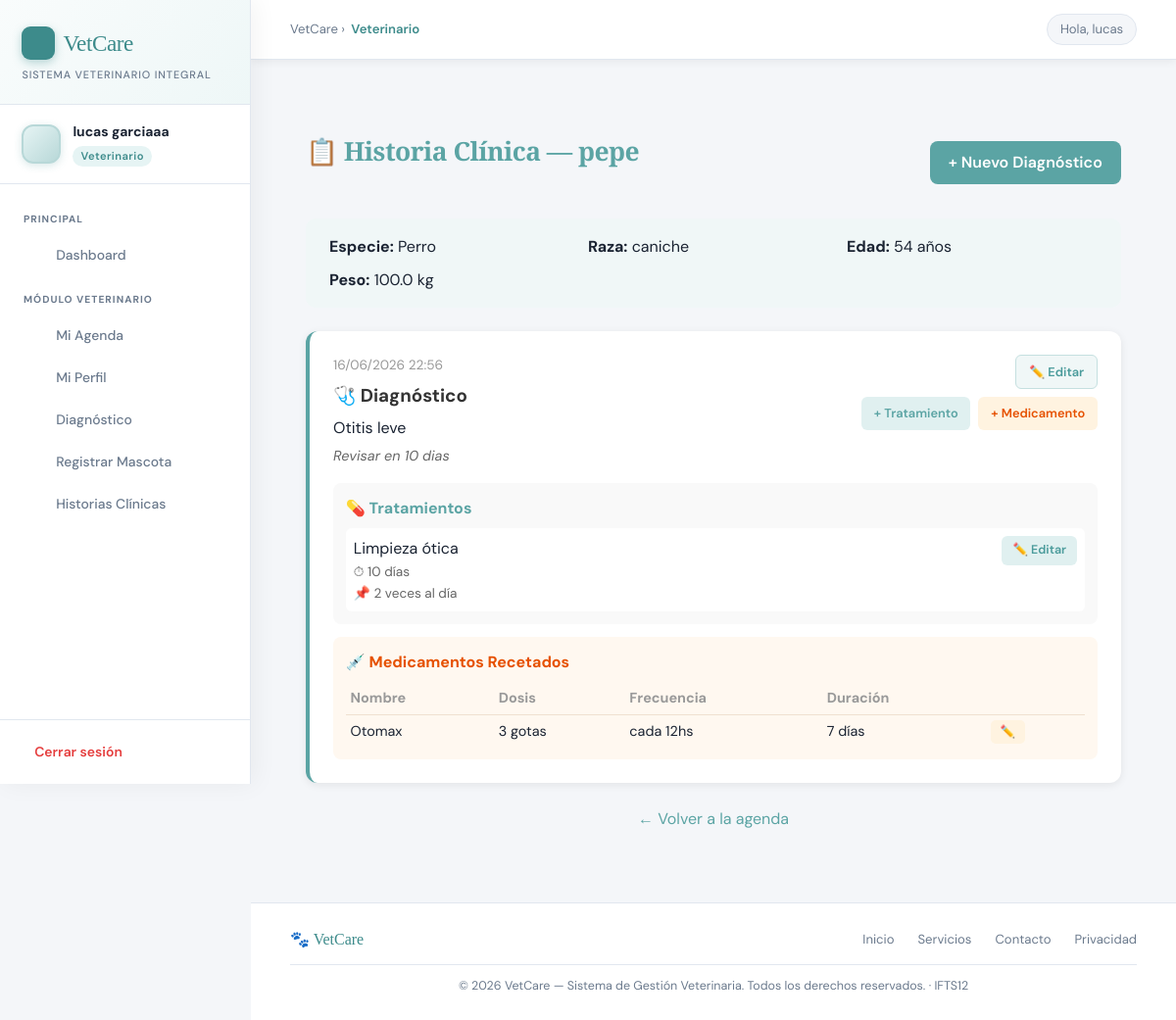
The app's page /veterinario/historia-clinica/1 (signed in) with its own data.
### app/models/usuario.py (models this page shows, shortened)
class Usuario(db.Model, UserMixin):
    id = db.Column(db.Integer, primary_key=True)
    nombre = db.Column(db.String(100), nullable=False)
    apellido = db.Column(db.String(100), nullable=False)
    dni = db.Column(db.String(20), unique=True, nullable=False)
    telefono = db.Column(db.String(20), nullable=False)
    correo = db.Column(db.String(150), unique=True, nullable=False)
    password_hash = db.Column(db.String(200), nullable=False)
    rol = db.Column(db.String(20), nullable=False)
    activo = db.Column(db.Boolean, default=True)

### app/models/mascota.py (models this page shows)
class Mascota (db.Model):
    id = db.Column(db.Integer, primary_key=True)
    nombre = db.Column(db.String(100), nullable = False)
    especie = db.Column(db.String(50), nullable = False)
    raza = db.Column(db.String(50), nullable = False)
    edad = db.Column(db.Integer, nullable = False)
    peso = db.Column(db.Float, nullable = False)
    dueno_id = db.Column(db.Integer, db.ForeignKey('usuario.id'), nullable = True)

### app/models/historia_clinica.py (models this page shows)
class Diagnostico(db.Model):
    __tablename__ = 'diagnostico'
    id = db.Column(db.Integer, primary_key=True)
    mascota_id = db.Column(db.Integer, db.ForeignKey('mascota.id'), nullable=False)
    veterinario_id = db.Column(db.Integer, db.ForeignKey('usuario.id'), nullable=False)
    fecha = db.Column(db.DateTime, default=datetime.utcnow, nullable=False)
    descripcion = db.Column(db.Text, nullable=False)
    observaciones = db.Column(db.Text, nullable=True)
    mascota = db.relationship('Mascota', backref='diagnosticos')
    veterinario = db.relationship('Usuario', foreign_keys=[veterinario_id])
    tratamientos = db.relationship('Tratamiento', backref='diagnostico', lazy=True)
    medicamentos = db.relationship('Medicamento', backref='diagnostico', lazy=True)

class Tratamiento(db.Model):
    __tablename__ = 'tratamiento'
    id = db.Column(db.Integer, primary_key=True)
    diagnostico_id = db.Column(db.Integer, db.ForeignKey('diagnostico.id'), nullable=False)
    descripcion = db.Column(db.Text, nullable=False)
    duracion = db.Column(db.String(100), nullable=True)  # ej: "10 días"
    indicaciones = db.Column(db.Text, nullable=True)

class Medicamento(db.Model):
    __tablename__ = 'medicamento'
    id = db.Column(db.Integer, primary_key=True)
    diagnostico_id = db.Column(db.Integer, db.ForeignKey('diagnostico.id'), nullable=False)
    nombre = db.Column(db.String(150), nullable=False)
    dosis = db.Column(db.String(100), nullable=False)      # ej: "5mg"
    frecuencia = db.Column(db.String(100), nullable=False) # ej: "cada 8 horas"
    duracion = db.Column(db.String(100), nullable=True)    # ej: "7 días"

### app/routes/veterinario.py (the view)
@veterinario.route('/veterinario/historia-clinica/<int:mascota_id>')
@login_required
@solo_veterinario
def historia_clinica(mascota_id):
    mascota = Mascota.query.get_or_404(mascota_id)
    diagnosticos = Diagnostico.query.filter_by(mascota_id=mascota_id)\
        .order_by(Diagnostico.fecha.desc()).all()
    return render_template('veterinario/historia_clinica.html',
                           mascota=mascota,
                           diagnosticos=diagnosticos)

### app/models/usuario.py (called while the page is built)
@login_manager.user_loader
def load_user(user_id):
    return Usuario.query.get(int(user_id))

### app/routes/veterinario.py (called while the page is built)
def solo_veterinario(f):
    @wraps(f)
    def decorated(*args, **kwargs):
        if current_user.rol != 'veterinario':
            flash('Acceso no autorizado.', 'error')
            return redirect(url_for('auth.dashboard'))
        return f(*args, **kwargs)
    return decorated

### app/templates/veterinario/historia_clinica.html
{% extends 'base.html' %}
{% block content %}
<div style="max-width: 900px; margin: 40px auto; padding: 0 1rem;">
    <div style="display: flex; justify-content: space-between; align-items: center; margin-bottom: 1.5rem;">
        <h2 style="color: #5ba4a4;">📋 Historia Clínica — {{ mascota.nombre }}</h2>
        <a href="{{ url_for('veterinario.nuevo_diagnostico') }}"
           style="padding: 0.6rem 1.2rem; background: #5ba4a4; color: white; border-radius: 8px; text-decoration: none; font-weight: 600;">
            + Nuevo Diagnóstico
        </a>
    </div>
    <div style="background: #f0f7f7; border-radius: 10px; padding: 1rem 1.5rem; margin-bottom: 1.5rem; display: grid; grid-template-columns: repeat(3, 1fr); gap: 0.5rem;">
        <div><strong>Especie:</strong> {{ mascota.especie }}</div>
        <div><strong>Raza:</strong> {{ mascota.raza }}</div>
        <div><strong>Edad:</strong> {{ mascota.edad }} años</div>
        <div><strong>Peso:</strong> {{ mascota.peso }} kg</div>
    </div>
    {% if diagnosticos %}
        {% for diag in diagnosticos %}
        <div style="background: white; border-radius: 12px; padding: 1.5rem; box-shadow: 0 2px 8px rgba(0,0,0,0.08); margin-bottom: 1.5rem; border-left: 4px solid #5ba4a4;">
            <div style="display: flex; justify-content: space-between; align-items: flex-start;">
                <div>
                    <div style="font-size: 0.85rem; color: #999;">{{ diag.fecha.strftime('%d/%m/%Y %H:%M') }}</div>
                    <h3 style="color: #333; margin: 0.3rem 0;">🩺 Diagnóstico</h3>
                    <p>{{ diag.descripcion }}</p>
                    {% if diag.observaciones %}
                    <p style="color: #666; font-size: 0.9rem; margin-top: 0.3rem;"><em>{{ diag.observaciones }}</em></p>
                    {% endif %}
                </div>
                <div style="display: flex; gap: 0.5rem; flex-shrink: 0; margin-left: 1rem; flex-direction: column; align-items: flex-end;">
                    <a href="{{ url_for('veterinario.editar_diagnostico', id=diag.id) }}"
                       style="font-size: 0.8rem; padding: 0.4rem 0.8rem; background: #f0f7f7; color: #4a9b9b; border-radius: 6px; text-decoration: none; font-weight: 600; border: 1px solid #c5e0e0;">
                        ✏️ Editar
                    </a>
                    <div style="display:flex; gap:0.5rem;">
                    <a href="{{ url_for('veterinario.nuevo_tratamiento', diagnostico_id=diag.id) }}"
                       style="font-size: 0.8rem; padding: 0.4rem 0.8rem; background: #e0f0f0; color: #5ba4a4; border-radius: 6px; text-decoration: none; font-weight: 600;">
                        + Tratamiento
                    </a>
                    <a href="{{ url_for('veterinario.nuevo_medicamento', diagnostico_id=diag.id) }}"
                       style="font-size: 0.8rem; padding: 0.4rem 0.8rem; background: #fff3e0; color: #e65100; border-radius: 6px; text-decoration: none; font-weight: 600;">
                        + Medicamento
                    </a>
                    </div>
                </div>
            </div>
            {% if diag.tratamientos %}
            <div style="margin-top: 1rem; padding: 0.8rem; background: #f9f9f9; border-radius: 8px;">
                <strong style="color: #5ba4a4;">💊 Tratamientos</strong>
                {% for t in diag.tratamientos %}
                <div style="margin-top: 0.5rem; padding: 0.5rem; background: white; border-radius: 6px; display:flex; justify-content:space-between; align-items:flex-start;">
                    <div>
                        <div>{{ t.descripcion }}</div>
                        {% if t.duracion %}<div style="font-size: 0.85rem; color: #666;">⏱ {{ t.duracion }}</div>{% endif %}
                        {% if t.indicaciones %}<div style="font-size: 0.85rem; color: #666;">📌 {{ t.indicaciones }}</div>{% endif %}
                    </div>
                    <a href="{{ url_for('veterinario.editar_tratamiento', id=t.id) }}"
                       style="font-size:0.78rem; padding:0.3rem 0.7rem; background:#e0f0f0; color:#4a9b9b; border-radius:6px; text-decoration:none; font-weight:600; white-space:nowrap; margin-left:0.5rem;">
                        ✏️ Editar
                    </a>
                </div>
                {% endfor %}
            </div>
            {% endif %}
            {% if diag.medicamentos %}
            <div style="margin-top: 0.8rem; padding: 0.8rem; background: #fff8f0; border-radius: 8px;">
                <strong style="color: #e65100;">💉 Medicamentos Recetados</strong>
                <table style="width: 100%; margin-top: 0.5rem; font-size: 0.9rem; border-collapse: collapse;">
                    <thead>
                        <tr style="color: #999; text-align: left;">
                            <th style="padding: 0.3rem;">Nombre</th>
                            <th style="padding: 0.3rem;">Dosis</th>
                            <th style="padding: 0.3rem;">Frecuencia</th>
                            <th style="padding: 0.3rem;">Duración</th>
                            <th style="padding: 0.3rem;"></th>
                        </tr>
                    </thead>
                    <tbody>
                    {% for m in diag.medicamentos %}
                        <tr style="border-top: 1px solid #f0e0d0;">
                            <td style="padding: 0.3rem;">{{ m.nombre }}</td>
                            <td style="padding: 0.3rem;">{{ m.dosis }}</td>
                            <td style="padding: 0.3rem;">{{ m.frecuencia }}</td>
                            <td style="padding: 0.3rem;">{{ m.duracion or '-' }}</td>
                            <td style="padding: 0.3rem;">
                                <a href="{{ url_for('veterinario.editar_medicamento', id=m.id) }}"
                                   style="font-size:0.78rem; padding:0.25rem 0.6rem; background:#fff3e0; color:#e65100; border-radius:5px; text-decoration:none; font-weight:600;">
                                    ✏️
                                </a>
                            </td>
                        </tr>
                    {% endfor %}
                    </tbody>
                </table>
            </div>
            {% endif %}
        </div>
        {% endfor %}
    {% else %}
        <div style="text-align: center; padding: 3rem; color: #999;">
            <p>No hay diagnósticos registrados para esta mascota.</p>
        </div>
    {% endif %}
    <div style="text-align: center; margin-top: 1rem;">
        <a href="{{ url_for('veterinario.agenda') }}" style="color: #5ba4a4; text-decoration: none;">← Volver a la agenda</a>
    </div>
</div>
{% endblock %}

### app/templates/base.html (shortened to what this page needs)
<!DOCTYPE html>
<html lang="es">
<head>
    <link rel="stylesheet" href="https://cdn.jsdelivr.net/npm/@tabler/icons-webfont@latest/tabler-icons.min.css">
</head>
<body>
{% if current_user.is_authenticated %}
<aside class="sidebar">
    <div class="sidebar-logo">
        <div class="brand">
            <div class="brand-icon"></div>
            VetCare
        </div>
        <div class="tagline">Sistema Veterinario Integral</div>
    </div>
    <div class="sidebar-user">
        <div class="user-avatar">
        </div>
        <div class="user-info">
            <div class="user-name">{{ current_user.nombre }} {{ current_user.apellido }}</div>
            <div class="user-role">{{ current_user.rol }}</div>
        </div>
    </div>
    <nav class="sidebar-nav">
        <div class="nav-section-label">Principal</div>
        <a href="{{ url_for('auth.dashboard') }}" class="nav-link">
            <span class="icon"></span> Dashboard
        </a>
        {% if current_user.rol == 'veterinario' %}
            <div class="nav-section-label">Módulo Veterinario</div>
            <a href="{{ url_for('veterinario.agenda') }}" class="nav-link">
                <span class="icon"></span> Mi Agenda
            </a>
            <a href="{{ url_for('veterinario.perfil') }}" class="nav-link">
                <span class="icon"></span> Mi Perfil
            </a>
            <a href="{{ url_for('veterinario.nuevo_diagnostico') }}" class="nav-link">
                <span class="icon"></span> Diagnóstico
            </a>
            <a href="{{ url_for('veterinario.registrar_mascota') }}" class="nav-link">
                <span class="icon"></span> Registrar Mascota
            </a>
            <a href="{{ url_for('mascotas.listar') }}" class="nav-link">
                <span class="icon"></span> Historias Clínicas
            </a>
        {% endif %}
    </nav>
    <div class="sidebar-footer">
        <a href="{{ url_for('auth.logout') }}" class="logout-btn">
            <span class="icon"></span> Cerrar sesión
        </a>
    </div>
</aside>
<div class="main-wrapper">
    <div class="inner-topbar">
        <div class="breadcrumb">
            VetCare &rsaquo; <span>{{ current_user.rol | capitalize }}</span>
        </div>
        <div class="top-right">
            <div class="greeting-chip">Hola, {{ current_user.nombre }}</div>
        </div>
    </div>
    <div class="main-content">
        {% block content %}{% endblock %}
    </div>
    <footer class="site-footer">
        <div class="footer-inner">
            <div class="footer-brand">🐾 VetCare</div>
            <div class="footer-links">
                <a href="#">Inicio</a>
                <a href="#">Servicios</a>
                <a href="#">Contacto</a>
                <a href="#">Privacidad</a>
            </div>
        </div>
        <div class="footer-copy">
            © 2026 VetCare — Sistema de Gestión Veterinaria. Todos los derechos reservados. · IFTS12
        </div>
    </footer>
</div>
{% endif %}
</body>
</html>

### records on screen
Usuario: nombre "lucas", apellido "garciaaa", rol "Veterinario"
Mascota: nombre "pepe", especie "Perro", raza "caniche", edad "54", peso "100.0"
Diagnostico: fecha "16/06/2026 22:56", descripcion "Otitis leve", observaciones "Revisar en 10 dias"
Tratamiento: descripcion "Limpieza ótica", duracion "10 días", indicaciones "2 veces al día"
Medicamento: nombre "Otomax", dosis "3 gotas", frecuencia "cada 12hs", duracion "7 días"
